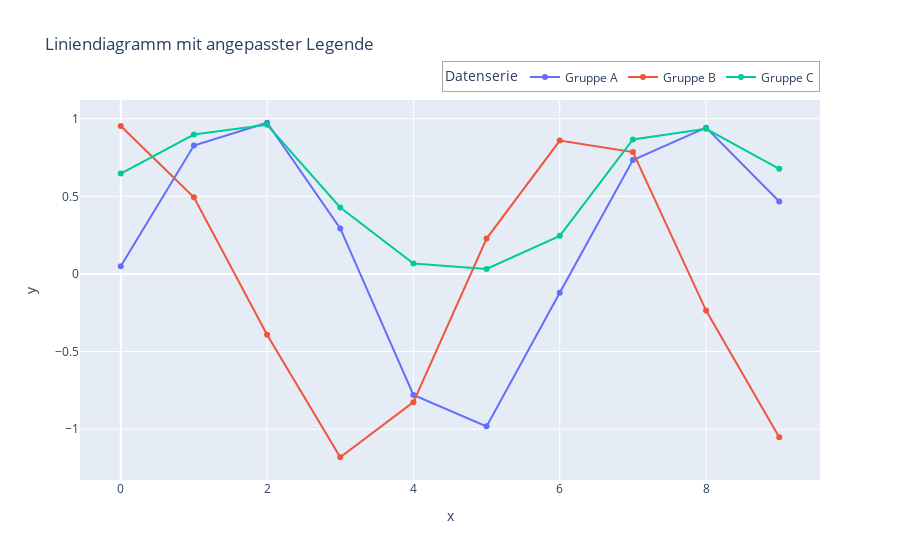

Notebook code cell kept with this figure:
### Markdown cell above
**Erklärung:**
- Mit `log_x=True` und `log_y=True` stellst du logarithmische Achsen ein
- `update_xaxes` und `update_yaxes` bieten spezifische Anpassungen für die jeweilige Achse
- `minor` ermöglicht die Anpassung von untergeordneten Tick-Markierungen
- `tickvals` legt die Positionen der Hauptmarkierungen fest

## 4 Legenden und Layouts

### Beispiel 1: Anpassung der Legende

### Code cell
# Daten erstellen
np.random.seed(42)
kategorien = ['Gruppe A', 'Gruppe B', 'Gruppe C']
x = np.arange(10)
df = pd.DataFrame({
    'x': np.tile(x, len(kategorien)),
    'y': np.concatenate([
        np.sin(x) + np.random.normal(0, 0.1, len(x)),
        np.cos(x) + np.random.normal(0, 0.1, len(x)),
        0.5 * np.sin(x) + 0.5 + np.random.normal(0, 0.1, len(x))
    ]),
    'Gruppe': np.repeat(kategorien, len(x))
})

# Liniendiagramm mit angepasster Legende
fig = px.line(
    df, 
    x='x', 
    y='y', 
    color='Gruppe',
    title='Liniendiagramm mit angepasster Legende',
    markers=True
)

# Legende anpassen
fig.update_layout(
    legend=dict(
        title=dict(
            text="Datenserie",
            font=dict(size=14)
        ),
        orientation="h",  # Horizontale Ausrichtung
        yanchor="bottom",
        y=1.02,
        xanchor="right",
        x=1,
        bgcolor="rgba(255, 255, 255, 0.8)",
        bordercolor="darkgray",
        borderwidth=1,
        font=dict(size=12)
    )
)

fig.show()

### Figure 1 — Plotly figure (JSON) as saved in the notebook; plotly's stock layout.template omitted (floating-point values rounded to 4 significant figures)
{"data": [{"hovertemplate": "Gruppe=Gruppe A<br>x=%{x}<br>y=%{y}<extra></extra>", "legendgroup": "Gruppe A", "line": {"color": "#636efa", "dash": "solid"}, "marker": {"symbol": "circle"}, "mode": "lines+markers", "name": "Gruppe A", "orientation": "v", "showlegend": true, "type": "scatter", "x": [0, 1, 2, 3, 4, 5, 6, 7, 8, 9], "xaxis": "x", "y": [0.04967, 0.8276, 0.9741, 0.2934, -0.7802, -0.9823, -0.1215, 0.7337, 0.9424, 0.4664], "yaxis": "y"}, {"hovertemplate": "Gruppe=Gruppe B<br>x=%{x}<br>y=%{y}<extra></extra>", "legendgroup": "Gruppe B", "line": {"color": "#EF553B", "dash": "solid"}, "marker": {"symbol": "circle"}, "mode": "lines+markers", "name": "Gruppe B", "orientation": "v", "showlegend": true, "type": "scatter", "x": [0, 1, 2, 3, 4, 5, 6, 7, 8, 9], "xaxis": "x", "y": [0.9537, 0.4937, -0.392, -1.181, -0.8261, 0.2274, 0.8589, 0.7853, -0.2363, -1.052], "yaxis": "y"}, {"hovertemplate": "Gruppe=Gruppe C<br>x=%{x}<br>y=%{y}<extra></extra>", "legendgroup": "Gruppe C", "line": {"color": "#00cc96", "dash": "solid"}, "marker": {"symbol": "circle"}, "mode": "lines+markers", "name": "Gruppe C", "orientation": "v", "showlegend": true, "type": "scatter", "x": [0, 1, 2, 3, 4, 5, 6, 7, 8, 9], "xaxis": "x", "y": [0.6466, 0.8982, 0.9614, 0.4281, 0.06716, 0.03163, 0.2452, 0.8661, 0.9346, 0.6769], "yaxis": "y"}], "layout": {"legend": {"bgcolor": "rgba(255, 255, 255, 0.8)", "bordercolor": "darkgray", "borderwidth": 1, "font": {"size": 12}, "orientation": "h", "title": {"font": {"size": 14}, "text": "Datenserie"}, "tracegroupgap": 0, "x": 1, "xanchor": "right", "y": 1.02, "yanchor": "bottom"}, "title": {"text": "Liniendiagramm mit angepasster Legende"}, "xaxis": {"anchor": "y", "domain": [0, 1], "title": {"text": "x"}}, "yaxis": {"anchor": "x", "domain": [0, 1], "title": {"text": "y"}}}}
